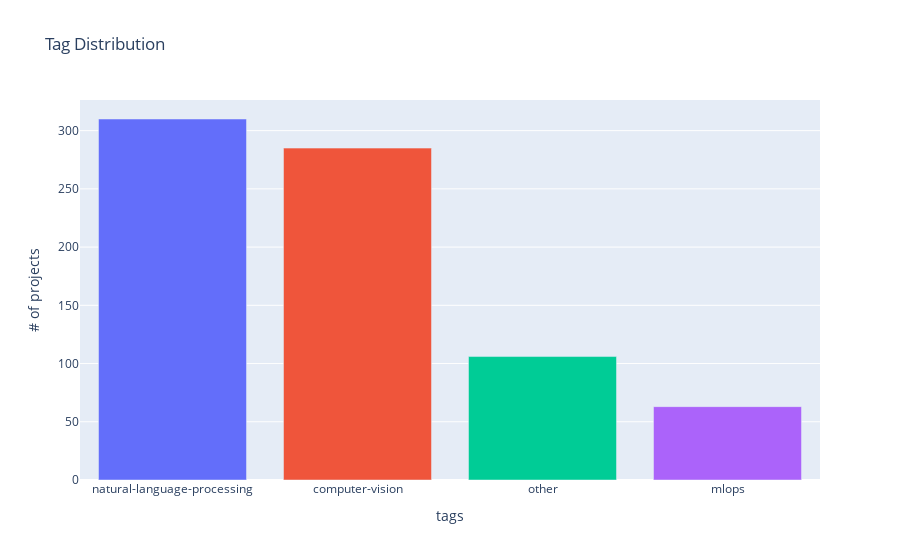

Notebook code cell kept with this figure:
### Code cell
from plotly.express import bar
tags,tag_counts=zip(*all_tags.most_common())
tag_df=pd.DataFrame({'tags':tags,'tag_counts':tag_counts})
fig=bar(data_frame=tag_df,x='tags',y='tag_counts',title="Tag Distribution",color='tags',labels={'tag_counts':"# of projects"})
fig.layout.showlegend=False
fig.show()

### Figure 1 — Plotly figure (JSON) as saved in the notebook; plotly's stock layout.template omitted (floating-point values rounded to 4 significant figures)
{"data": [{"hovertemplate": "tags=%{x}<br># of projects=%{y}<extra></extra>", "legendgroup": "natural-language-processing", "marker": {"color": "#636efa", "pattern": {"shape": ""}}, "name": "natural-language-processing", "orientation": "v", "showlegend": true, "textposition": "auto", "type": "bar", "x": ["natural-language-processing"], "xaxis": "x", "y": [310], "yaxis": "y"}, {"hovertemplate": "tags=%{x}<br># of projects=%{y}<extra></extra>", "legendgroup": "computer-vision", "marker": {"color": "#EF553B", "pattern": {"shape": ""}}, "name": "computer-vision", "orientation": "v", "showlegend": true, "textposition": "auto", "type": "bar", "x": ["computer-vision"], "xaxis": "x", "y": [285], "yaxis": "y"}, {"hovertemplate": "tags=%{x}<br># of projects=%{y}<extra></extra>", "legendgroup": "other", "marker": {"color": "#00cc96", "pattern": {"shape": ""}}, "name": "other", "orientation": "v", "showlegend": true, "textposition": "auto", "type": "bar", "x": ["other"], "xaxis": "x", "y": [106], "yaxis": "y"}, {"hovertemplate": "tags=%{x}<br># of projects=%{y}<extra></extra>", "legendgroup": "mlops", "marker": {"color": "#ab63fa", "pattern": {"shape": ""}}, "name": "mlops", "orientation": "v", "showlegend": true, "textposition": "auto", "type": "bar", "x": ["mlops"], "xaxis": "x", "y": [63], "yaxis": "y"}], "layout": {"barmode": "relative", "legend": {"title": {"text": "tags"}, "tracegroupgap": 0}, "showlegend": false, "title": {"text": "Tag Distribution"}, "xaxis": {"anchor": "y", "categoryarray": ["natural-language-processing", "computer-vision", "other", "mlops"], "categoryorder": "array", "domain": [0, 1], "title": {"text": "tags"}}, "yaxis": {"anchor": "x", "domain": [0, 1], "title": {"text": "# of projects"}}}}
